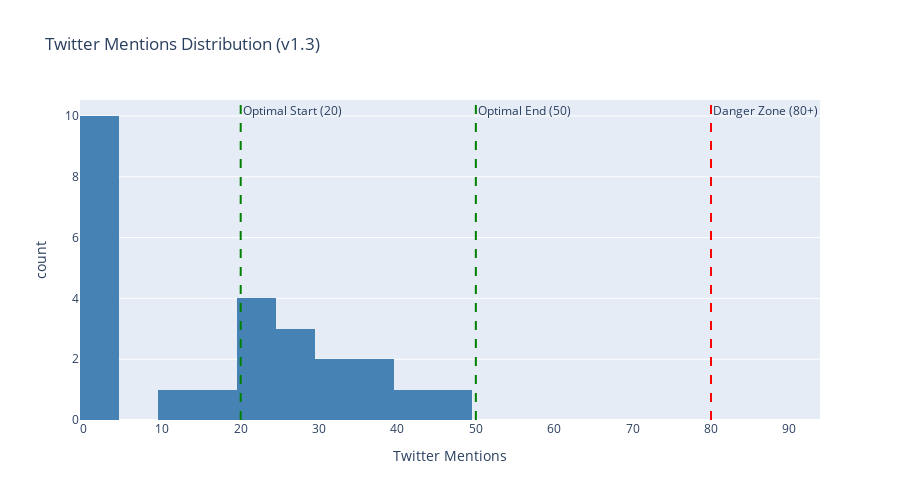

This figure's notebook cell:
### Markdown cell above
## 2. Twitter Mentions Distribution

### Code cell
# Twitter mentions histogram
fig = px.histogram(
    df,
    x="twitter_mentions",
    nbins=20,
    title="Twitter Mentions Distribution (v1.3)",
    labels={"twitter_mentions": "Twitter Mentions"},
    color_discrete_sequence=["steelblue"]
)

# Add vertical lines for optimal zones
fig.add_vline(x=20, line_dash="dash", line_color="green", annotation_text="Optimal Start (20)")
fig.add_vline(x=50, line_dash="dash", line_color="green", annotation_text="Optimal End (50)")
fig.add_vline(x=80, line_dash="dash", line_color="red", annotation_text="Danger Zone (80+)")

fig.update_layout(height=500)
fig.show()

### Figure 1 — Plotly figure (JSON) as saved in the notebook; plotly's stock layout.template omitted (floating-point values rounded to 4 significant figures)
{"data": [{"bingroup": "x", "hovertemplate": "Twitter Mentions=%{x}<br>count=%{y}<extra></extra>", "legendgroup": "", "marker": {"color": "steelblue", "pattern": {"shape": ""}}, "name": "", "nbinsx": 20, "orientation": "v", "showlegend": false, "type": "histogram", "x": [28, 15, 21, 26, 24, 20, 45, 12, 22, 30, 32, 25, 40, 35, 38, 0, 0, 0, 0, 0, 0, 0, 0, 0, 0], "xaxis": "x", "yaxis": "y"}], "layout": {"annotations": [{"showarrow": false, "text": "Optimal Start (20)", "x": 20, "xanchor": "left", "xref": "x", "y": 1, "yanchor": "top", "yref": "y domain"}, {"showarrow": false, "text": "Optimal End (50)", "x": 50, "xanchor": "left", "xref": "x", "y": 1, "yanchor": "top", "yref": "y domain"}, {"showarrow": false, "text": "Danger Zone (80+)", "x": 80, "xanchor": "left", "xref": "x", "y": 1, "yanchor": "top", "yref": "y domain"}], "barmode": "relative", "height": 500, "legend": {"tracegroupgap": 0}, "shapes": [{"line": {"color": "green", "dash": "dash"}, "type": "line", "x0": 20, "x1": 20, "xref": "x", "y0": 0, "y1": 1, "yref": "y domain"}, {"line": {"color": "green", "dash": "dash"}, "type": "line", "x0": 50, "x1": 50, "xref": "x", "y0": 0, "y1": 1, "yref": "y domain"}, {"line": {"color": "red", "dash": "dash"}, "type": "line", "x0": 80, "x1": 80, "xref": "x", "y0": 0, "y1": 1, "yref": "y domain"}], "title": {"text": "Twitter Mentions Distribution (v1.3)"}, "xaxis": {"anchor": "y", "domain": [0, 1], "title": {"text": "Twitter Mentions"}}, "yaxis": {"anchor": "x", "domain": [0, 1], "title": {"text": "count"}}}}
